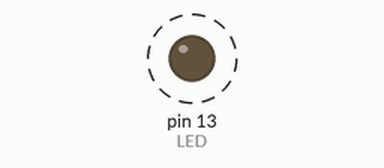
Recording of a sketch running on a simulated Arduino Uno, built with avr-gcc and run on an emulated ATmega328P. Shown: output pins drawn as LEDs (lit = HIGH). Dashed ring = blinking. MIDI output is not drawn.

Above: at 1.0 s.
Timing chart, 0 to 4.6 s (numbered marks = the images above):
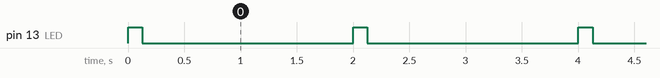

Measured:
- by itself, pin 13 (LED): alternates HIGH for 0.13 s and LOW for 1.9 s

The sketch:

whammy.ino
```cpp
#include <MIDI.h>

MIDI_CREATE_DEFAULT_INSTANCE();

const float TEMPO = 120;
const float DELAY = 60 / TEMPO / 4 * 1000;
const float MIN_TREADLE = 0;
const float MAX_TREADLE = 125;
const int LED = 13;

void setup()
{
  pinMode(LED, OUTPUT);
  MIDI.begin();
}

void loop()
{
  motp();
}

void down()
{
  MIDI.sendProgramChange(7, 1);
  MIDI.sendControlChange(11, MAX_TREADLE, 1);
  delay(DELAY);
}

void normal()
{
  MIDI.sendControlChange(11, MIN_TREADLE, 1);
  delay(DELAY);
}

void up()
{
  MIDI.sendProgramChange(1, 1);
  MIDI.sendControlChange(11, MAX_TREADLE, 1);
  delay(DELAY);
}

// MUSE - Map of the Problematique
void motp()
{
  digitalWrite(LED, HIGH);
  down();
  digitalWrite(LED, LOW);
  normal();
  up();
  normal();
  up();
  normal();
  down();
  normal();
  up();
  normal();
  up();
  normal();
  down();
  normal();
  up();
  normal();
}
```
